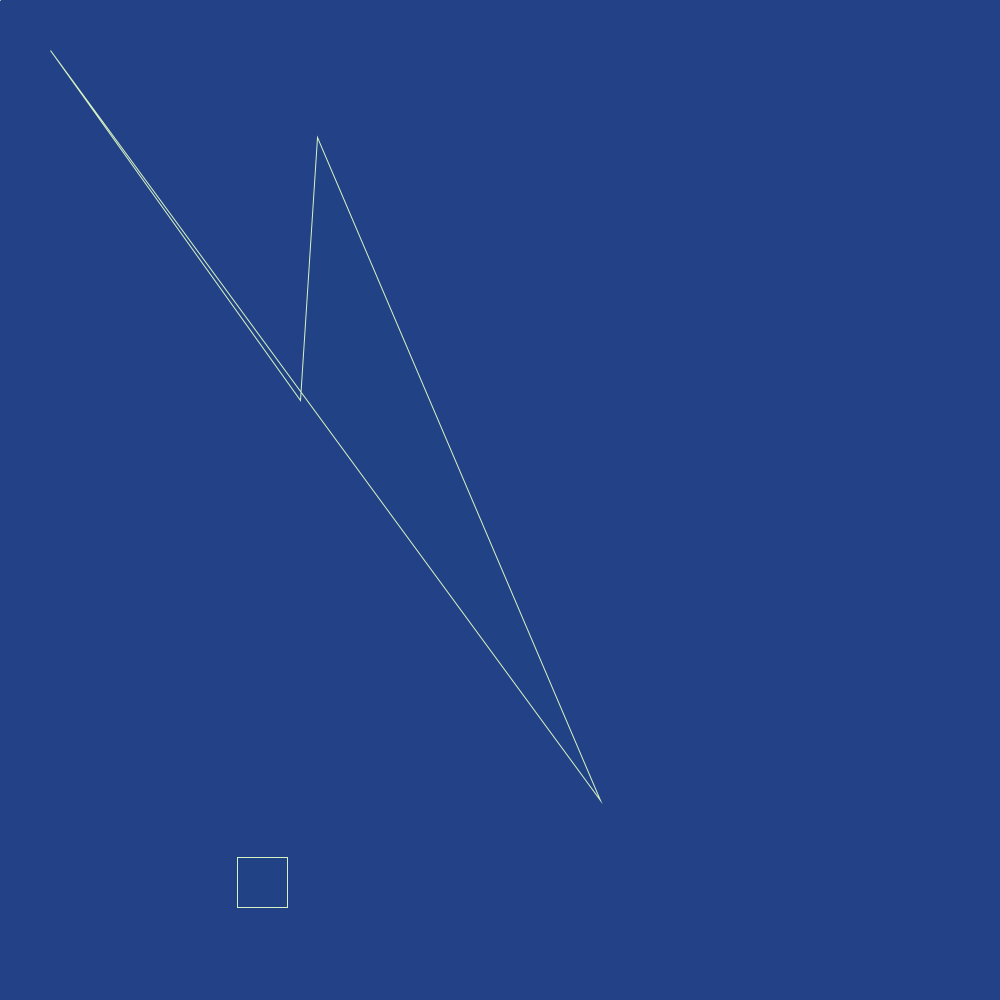
Frame 1 (no input)
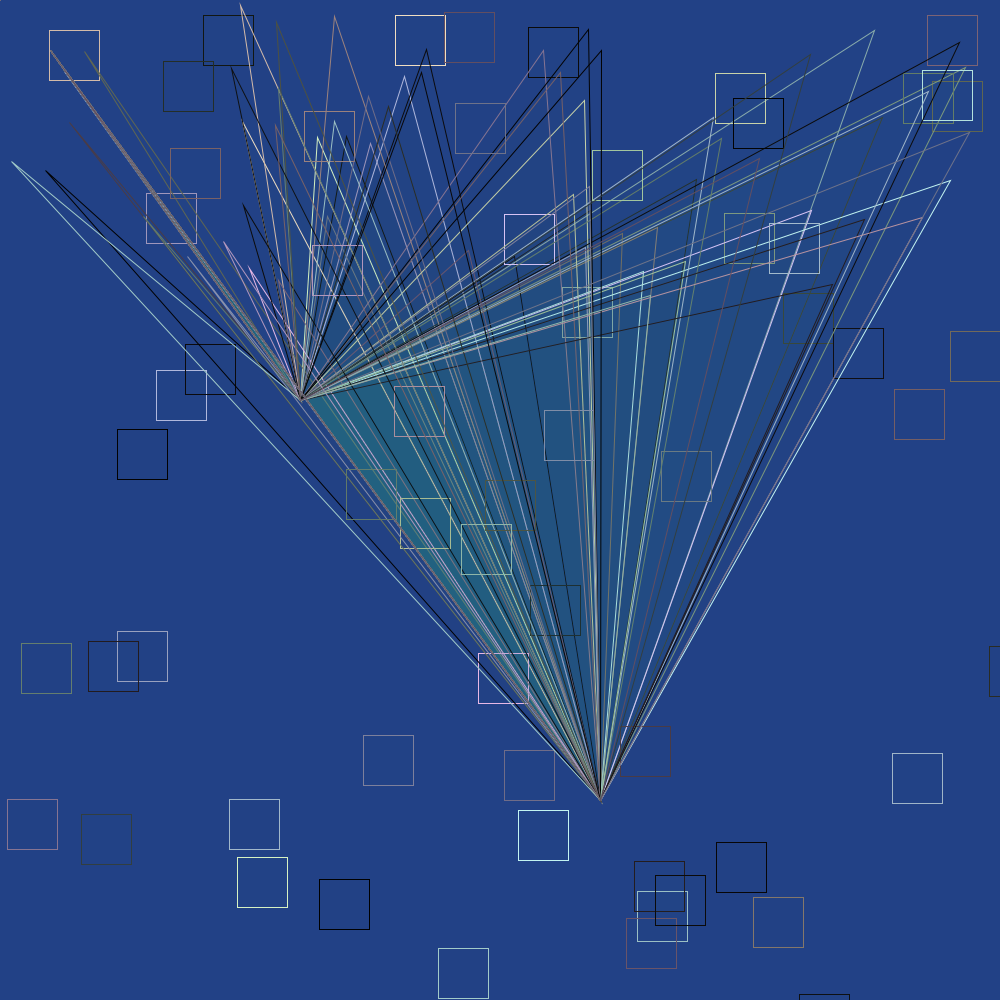
Frame 60 (the mouse pressed at the canvas centre just before this capture)
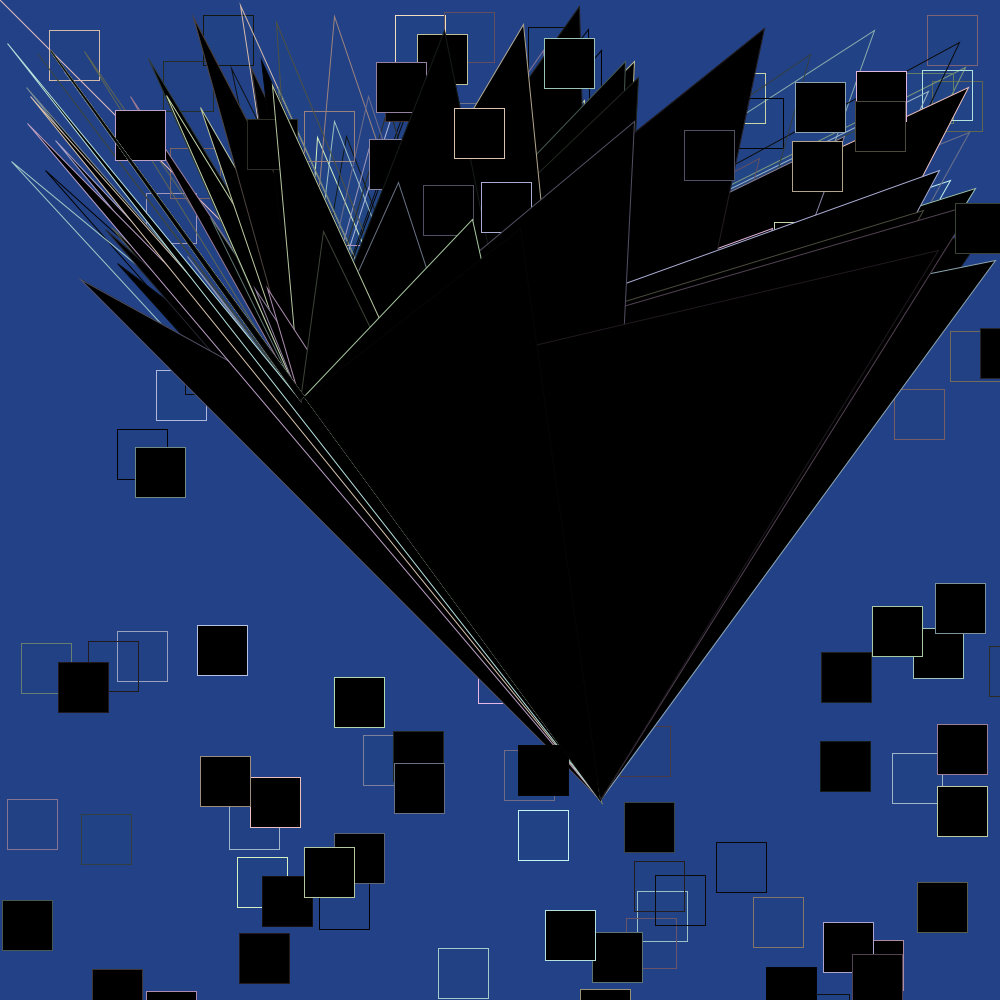
Frame 120 (the mouse held since frame 60 and released just before this capture)

The Processing sketch that drew these frames (run headless with seeded random() and noise(); from frame 60 on, the mouse is pressed at the canvas centre):

// Processing sketch: processing_75286
// ── processing_75286.pde

int lineColor;
int lineSize;

void setup(){
  background(34,65,134);
  size(1000,1000);
  smooth();
  colorMode(HSB, 100);
  lineSize = 1;
}

void draw(){

   if (mousePressed == true) {
    fill(0);
  } else {
    fill(50,50,random(100),.5);
  }
  stroke(lineColor++);
  stroke(random(100), 20, random(100));
  line(mouseX, mouseY, pmouseX, pmouseY);
  rect(random(1000), random(1000), 50, 50);
  
  quad(random(1000),random(300), 300,400,50,50,600,800);
  lights();
  translate(98, 78, 30);
  sphere (28);
  
  if (keyPressed) {
    if (key == 'w' || key =='W') {
      strokeWeight(lineSize++);
    }
    if (key =='s' || key =='S'){
      strokeWeight(lineSize--);
    }
  }
  
}
